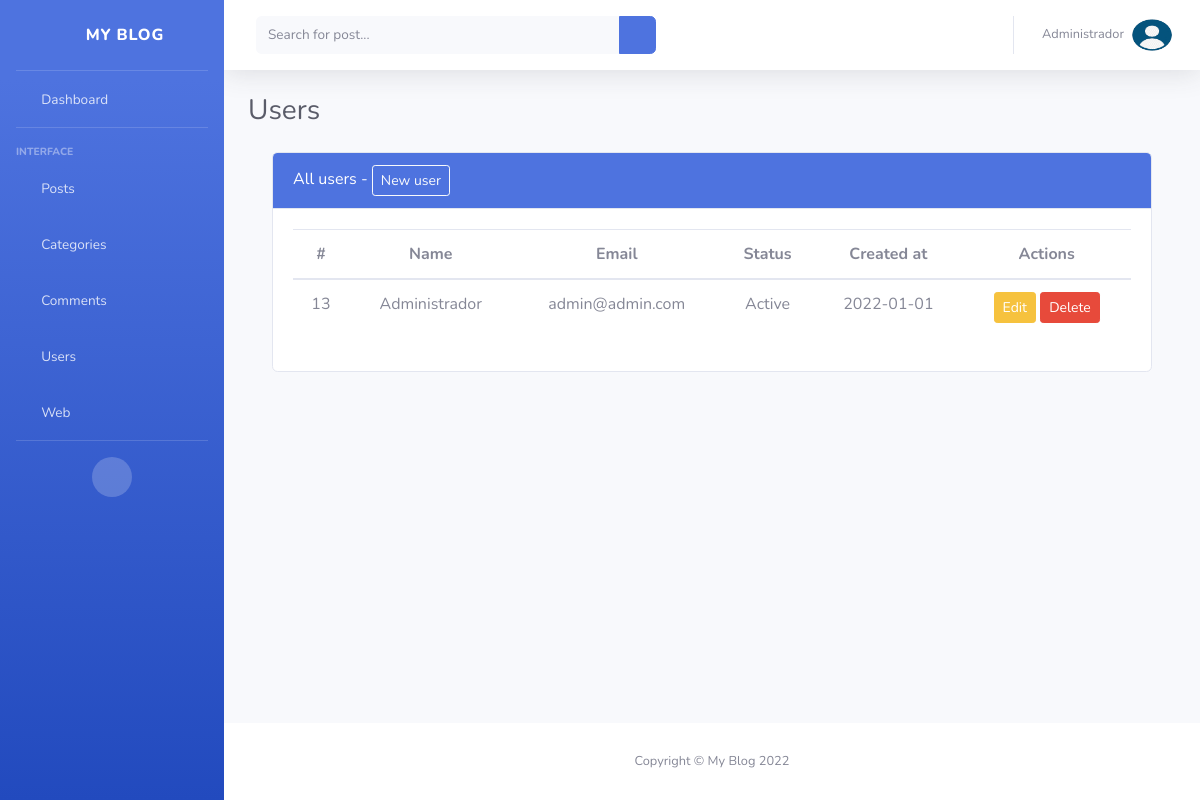
Page /public/users/index.php (signed in) on the committed database.
### tables this page shows
CREATE TABLE `user` (
  `user_id` int(11) NOT NULL,
  `user_name` varchar(50) DEFAULT NULL,
  `user_email` varchar(255) DEFAULT NULL,
  `user_password` varchar(60) DEFAULT NULL,
  `user_image` varchar(255) DEFAULT NULL,
  `user_status` int(11) DEFAULT 1,
  `user_created_at` varchar(50) DEFAULT NULL
);

### DAO/UserDAO.php (called while the page is built, shortened)
<?php
require_once("ConnectionDAO.php");
class UserDAO
{
    private $table = "user";
    private  $conn;
    public function __construct()
    {
        $this->conn = new ConnectionDAO();
        $this->conn = $this->conn->connect();
    }
    public function getAll()
    {
        try {
            $stmt = $this->conn->prepare("SELECT * FROM $this->table");
            $stmt->execute();
            $result = $stmt->fetchAll(PDO::FETCH_OBJ);
            return $result;
        } catch (PDOException $e) {
            print($e->getMessage());
            die();
        }
    }
}

### DAO/ConnectionDAO.php (called while the page is built)
<?php
class ConnectionDAO
{
    private $host = "localhost";
    private $dbname = "blog";
    private $user = "root";
    private $pass = "";
    private $charset = "utf8";
    private $conn;
    public function connect()
    {
        if (!isset($this->conn)) {
            $dsn = "mysql:host=" . $this->host . ";dbname=" . $this->dbname . ";charset=" . $this->charset;
            $options = [
                PDO::ATTR_PERSISTENT => true,
                PDO::ATTR_ERRMODE => PDO::ERRMODE_EXCEPTION
            ];
            try {
                $this->conn = new PDO($dsn, $this->user, $this->pass, $options);
            } catch (PDOException $e) {
                print($e->getMessage());
                die();
            }
        }
       return $this->conn;
    }
}

### public/users/index.php (the view, shortened to what this page needs)
<!DOCTYPE html>
<html lang="es">
<head>
    <?php require_once("../inc/links.php"); ?>
</head>
<body id="page-top">
    <div id="wrapper">
        <?php require_once("../inc/menu.php"); ?>
        <div class="container-fluid">
            <h1 class="h3 mb-4 text-gray-800">Users</h1>
            <div class="container">
                <div class="row">
                    <div class="col-md-12">
                        <div class="card">
                            <div class="card-header bg-primary text-white">
                                All users - <a href="<?= BASE_URL; ?>/public/users/form.php" class="btn btn-outline-light btn-sm">New user</a>
                            </div>
                            <div class="card-body">
                                <table class="table text-center">
                                    <thead>
                                        <tr>
                                            <th>#</th>
                                            <th>Name</th>
                                            <th>Email</th>
                                            <th>Status</th>
                                            <th>Created at</th>
                                            <th>Actions</th>
                                        </tr>
                                    </thead>
                                    <tbody>
                                        <?
                                        require_once("../../DAO/UserDAO.php");
                                        $obj = new UserDAO();
                                        foreach ($obj->getAll() as $value) {
                                        ?>
                                            <tr>
                                                <td><?= $value->user_id; ?></td>
                                                <td><?= $value->user_name; ?></td>
                                                <td><?= $value->user_email; ?></td>
                                                <td><?= ($value->user_status == 1) ? "Active" : "Inactive" ?></td>
                                                <td><?= $value->user_created_at; ?></td>
                                                <td>
                                                    <a href="./form.php?id=<?= $value->user_id; ?>" class="btn btn-warning btn-sm" title="Edit">Edit</a>
                                                    <a href="../../control/UserControl.php?action=delete&id=<?= $value->user_id; ?>&current_image=<?= $value->user_image; ?>" class="btn btn-danger btn-sm" title="Delete">Delete</a>
                                                </td>
                                            </tr>
                                        <? } ?>
                                    </tbody>
                                </table>
                            </div>
                        </div>
                    </div>
                </div>
            </div>
        </div>
    </div>
    <?php require_once("../inc/footer.php"); ?>
</body>
</html>

### rows in the picture
user: user_id "13", user_name "Administrador", user_email "admin@admin.com", user_status "Active", user_created_at "2022-01-01"

### other values in the picture
WEB_NAME "MY BLOG"
$_SESSION['user']->user_name "Administrador"
WEB_NAME "My Blog"
